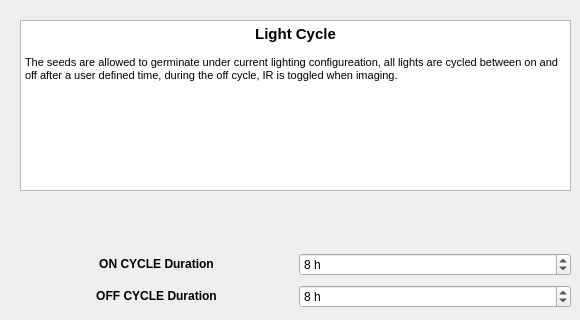
      <widget class="QWidget" name="tab_3">
       <attribute name="title">
        <string>Light Cycle</string>
       </attribute>
       <widget class="QTextBrowser" name="lightCycle_textBrowser">
        <property name="geometry">
         <rect>
          <x>20</x>
          <y>20</y>
          <width>551</width>
          <height>171</height>
         </rect>
        </property>
        <property name="html">
         <string>&lt;!DOCTYPE HTML PUBLIC &quot;-//W3C//DTD HTML 4.0//EN&quot; &quot;http://www.w3.org/TR/REC-html40/strict.dtd&quot;&gt;
&lt;html&gt;&lt;head&gt;&lt;meta name=&quot;qrichtext&quot; content=&quot;1&quot; /&gt;&lt;style type=&quot;text/css&quot;&gt;
p, li { white-space: pre-wrap; }
&lt;/style&gt;&lt;/head&gt;&lt;body style=&quot; font-family:'MS Shell Dlg 2'; font-size:8.25pt; font-weight:400; font-style:normal;&quot;&gt;
&lt;p align=&quot;center&quot; style=&quot; margin-top:0px; margin-bottom:0px; margin-left:0px; margin-right:0px; -qt-block-indent:0; text-indent:0px;&quot;&gt;&lt;span style=&quot; font-family:'MS Shell Dlg 2'; font-size:11pt; font-weight:600;&quot;&gt;Light Cycle&lt;/span&gt;&lt;/p&gt;
&lt;p style=&quot;-qt-paragraph-type:empty; margin-top:0px; margin-bottom:0px; margin-left:0px; margin-right:0px; -qt-block-indent:0; text-indent:0px; font-family:'MS Shell Dlg 2';&quot;&gt;&lt;br /&gt;&lt;/p&gt;
&lt;p style=&quot; margin-top:0px; margin-bottom:0px; margin-left:0px; margin-right:0px; -qt-block-indent:0; text-indent:0px;&quot;&gt;&lt;span style=&quot; font-family:'MS Shell Dlg 2';&quot;&gt;The seeds are allowed to germinate under current lighting configureation, all lights are cycled between on and off after a user defined time, during the off cycle, IR is toggled when imaging.&lt;/span&gt;&lt;/p&gt;&lt;/body&gt;&lt;/html&gt;</string>
        </property>
       </widget>
       <widget class="QWidget" name="gridLayoutWidget_4">
        <property name="geometry">
         <rect>
          <x>20</x>
          <y>250</y>
          <width>551</width>
          <height>61</height>
         </rect>
        </property>
        <layout class="QGridLayout" name="gridLayout_4">
         <item row="0" column="0">
          <widget class="QLabel" name="onCycle_label">
           <property name="text">
            <string>&lt;html&gt;&lt;head/&gt;&lt;body&gt;&lt;p align=&quot;center&quot;&gt;&lt;span style=&quot; font-weight:600;&quot;&gt;ON CYCLE Duration&lt;/span&gt;&lt;/p&gt;&lt;/body&gt;&lt;/html&gt;</string>
           </property>
          </widget>
         </item>
         <item row="1" column="0">
          <widget class="QLabel" name="offCycle_label">
           <property name="text">
            <string>&lt;html&gt;&lt;head/&gt;&lt;body&gt;&lt;p align=&quot;center&quot;&gt;&lt;span style=&quot; font-weight:600;&quot;&gt;OFF CYCLE Duration&lt;/span&gt;&lt;/p&gt;&lt;/body&gt;&lt;/html&gt;</string>
           </property>
          </widget>
         </item>
         <item row="0" column="1">
          <widget class="QSpinBox" name="onCycle_spinBox">
           <property name="suffix">
            <string> h</string>
           </property>
           <property name="minimum">
            <number>1</number>
           </property>
           <property name="maximum">
            <number>999</number>
           </property>
           <property name="value">
            <number>8</number>
           </property>
          </widget>
         </item>
         <item row="1" column="1">
          <widget class="QSpinBox" name="offCycle_spinBox">
           <property name="suffix">
            <string> h</string>
           </property>
           <property name="minimum">
            <number>1</number>
           </property>
           <property name="maximum">
            <number>999</number>
           </property>
           <property name="value">
            <number>8</number>
           </property>
          </widget>
         </item>
        </layout>
       </widget>
      </widget>
